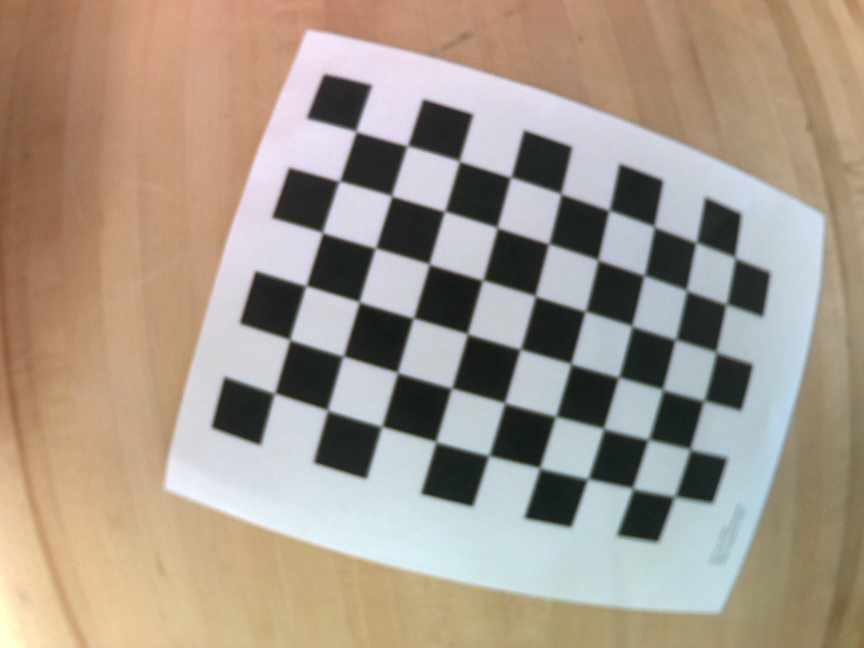
#> input picture calib/2024-06-26-153345.jpg, 2592 x 1944 px (shown at 1/3 size)
$ python calibrate.py
#> lines starting #> are read from the running program, lines starting #| are printed output that depends on the picture
import cv2
import numpy as np
import os
import glob
import pipeline
import json
from pipeline import *

def calibrate(image_path, output_path):
    """
    image_path: where the pictures of the chessboard are
    output_path: file to store the calibration in
    https://docs.opencv.org/4.x/dc/dbb/tutorial_py_calibration.html
    """
#> called with image_path = './calib/', output_path = './calibrate'
    print("Calibrating camera from images...")
    CHECKERBOARD = (6,9)
    criteria = (cv2.TERM_CRITERIA_EPS + cv2.TERM_CRITERIA_MAX_ITER, 30, 0.001)
    objpoints = []
    imgpoints = []
    objp = np.zeros((1, CHECKERBOARD[0] * CHECKERBOARD[1], 3), np.float32)
    objp[0,:,:2] = np.mgrid[0:CHECKERBOARD[0], 0:CHECKERBOARD[1]].T.reshape(-1, 2)
    prev_img_shape = None
    images = glob.glob(image_path + '*.jpg')
    for fname in images:
        img = cv2.imread(fname)
#> img is the input picture: shape (1944, 2592, 3); mean B, G, R 138.5, 152.5, 165.7
        gray = cv2.cvtColor(img,cv2.COLOR_BGR2GRAY)
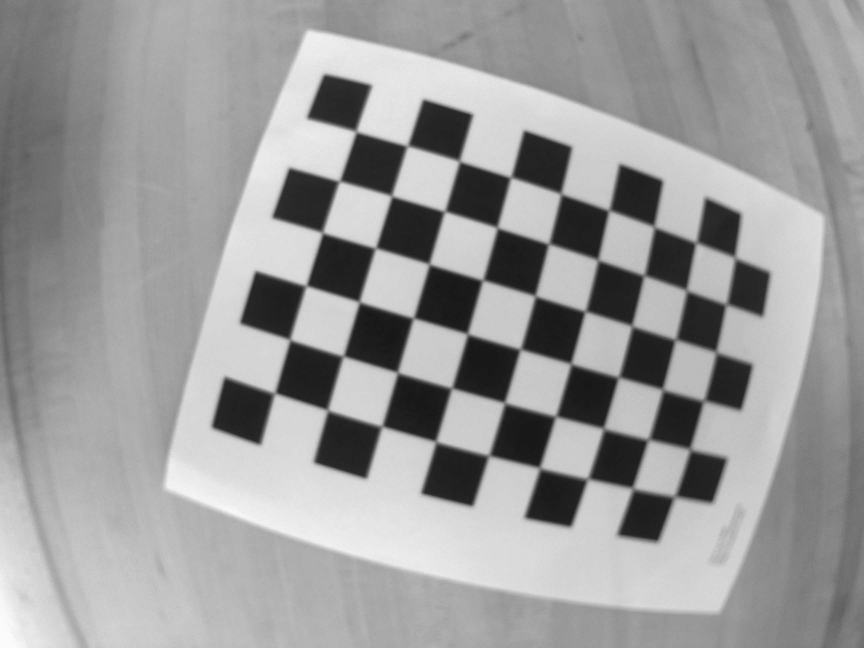
#> gray: shape (1944, 2592) (shown at 1/3 size); min 21, max 252, mean 154.9
        ret, corners = cv2.findChessboardCorners(gray, CHECKERBOARD, cv2.CALIB_CB_ADAPTIVE_THRESH + cv2.CALIB_CB_FAST_CHECK + cv2.CALIB_CB_NORMALIZE_IMAGE)
#> ret = True; corners = 54 rows, first 8: [824.5, 1180.5], [870.5, 1020.5], [919, 858], [968.5, 699], [1018.5, 544], [1069, 396], [983.5, 1231.5], [1030.5, 1069.5]
        if ret:
            objpoints.append(objp)
            corners2 = cv2.cornerSubPix(gray, corners, (11,11),(-1,-1), criteria)
#> corners2 = 54 rows, first 8: [827.1, 1178.7], [871.9, 1020.1], [920.9, 857.8], [969.6, 699.8], [1020.9, 544.6], [1070.4, 397.2], [984.4, 1229.1], [1032.1, 1068.5]
            imgpoints.append(corners2)
            img = cv2.drawChessboardCorners(img, CHECKERBOARD, corners2, ret)
#> pass 2 of the loop in calibrate, `for fname in images:`:
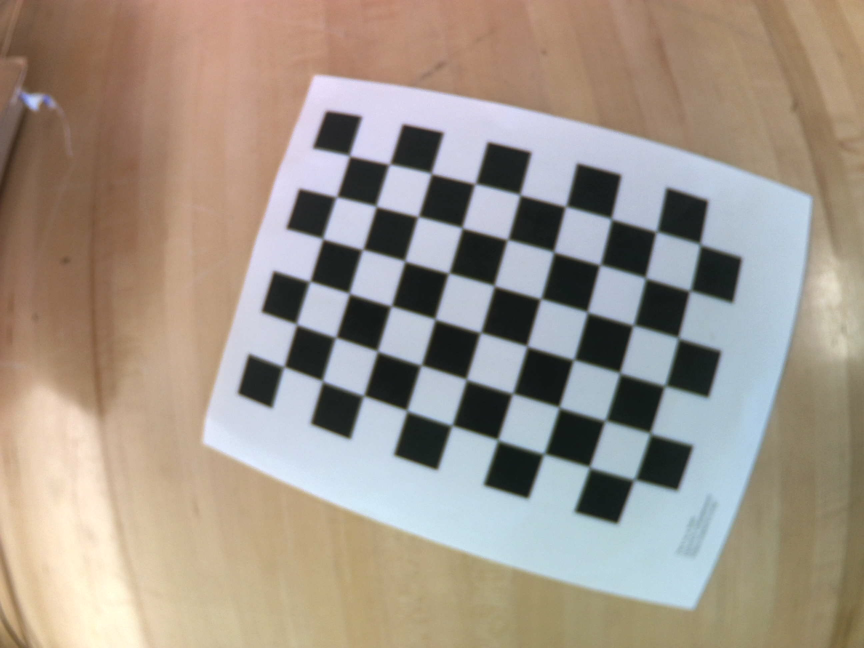
#> input picture calib/2024-06-26-153356.jpg, 2592 x 1944 px (shown at 1/3 size)
#> in calibrate, img is the input picture: shape (1944, 2592, 3); mean B, G, R 137.5, 149.3, 160.6
#> in calibrate, `gray = cv2.cvtColor(img,cv2.COLOR_BGR2GRAY)`:
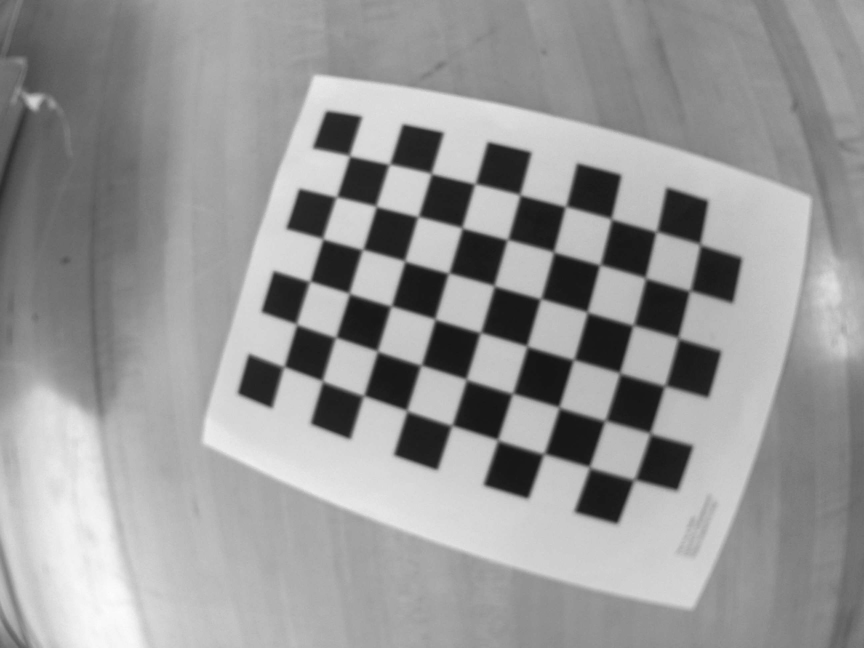
#> gray: shape (1944, 2592) (shown at 1/3 size); min 17, max 252, mean 151.4
#> corners = 54 rows, first 8: [852.5, 1101], [890, 974], [930, 845], [969, 717.5], [1010, 591], [1049.5, 468.5], [967, 1143.5], [1007.5, 1013]
#> corners2 = 54 rows, first 8: [854.5, 1099.7], [892.2, 974.4], [932.4, 844.4], [970.3, 718], [1011.8, 591.5], [1050.9, 470], [968.6, 1141.6], [1009.6, 1012.4]
#> pass 3 of the loop in calibrate, `for fname in images:`:
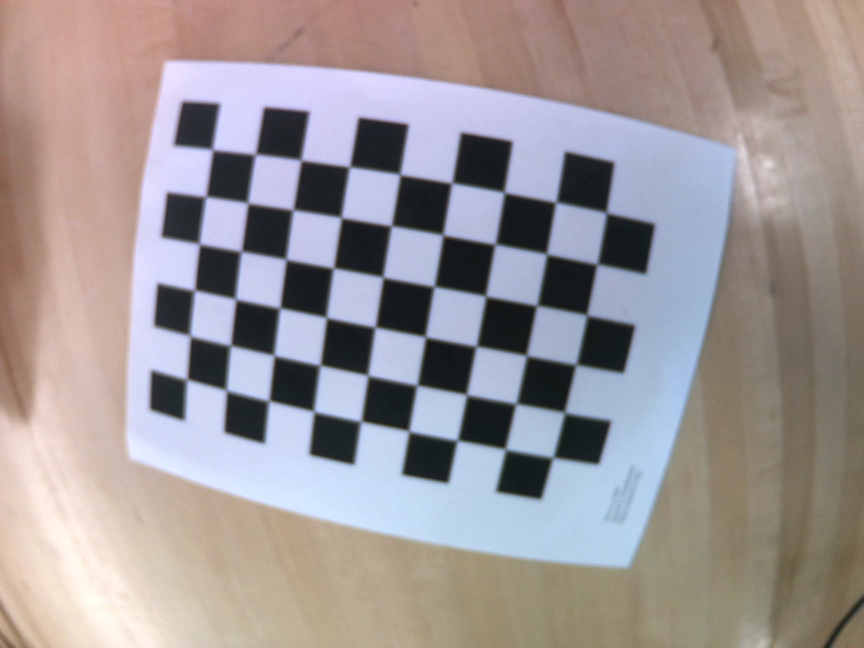
#> input picture calib/2024-06-26-153401.jpg, 2592 x 1944 px (shown at 1/3 size)
#> in calibrate, img is the input picture: shape (1944, 2592, 3); mean B, G, R 151.5, 149.8, 157.8
#> in calibrate, `gray = cv2.cvtColor(img,cv2.COLOR_BGR2GRAY)`:
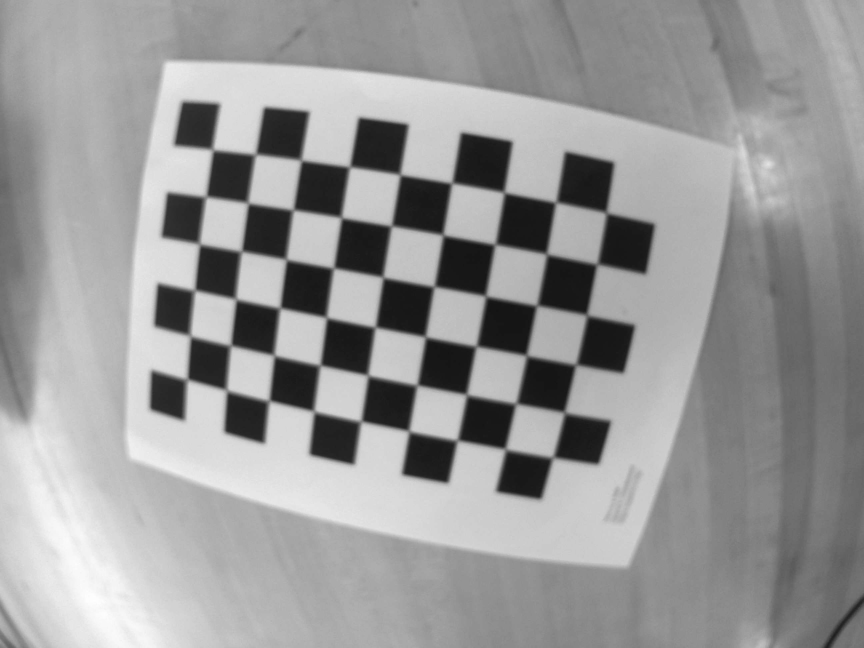
#> gray: shape (1944, 2592) (shown at 1/3 size); min 18, max 254, mean 152.4
#> corners = 54 rows, first 8: [561.5, 1139.5], [575, 1016], [588, 869], [598.5, 733], [618.5, 590.5], [638.5, 450.5], [679.5, 1172], [692, 1037.5]
#> corners2 = 54 rows, first 8: [565.6, 1137.3], [575.1, 1010.5], [587.8, 870.7], [602, 734.7], [622, 590.3], [642.1, 452.1], [682.5, 1170.9], [696, 1036.3]
    h,w = img.shape[:2]
#> h = 1944; w = 2592
    ret, mtx, dist, rvecs, tvecs = cv2.calibrateCamera(objpoints, imgpoints, gray.shape[::-1], None, None)
#> ret = 1.54; mtx = [[1910.7, 0, 1245.4], [0, 1912.2, 876.8], [0, 0, 1]]; dist = [[-0.427, 0.206, -0.000968, 0.00014, 0.0838]]; rvecs = ([-0.0439, -0.0877, -1.28], [-0.273, 0.14, -1.27], [0.0241, 0.198, -1.39]); tvecs = ([-2.5, 1.8, 11.05], [-2.93, 1.68, 14], [-5.01, 1.92, 13.17])
    print("Done!")
    np.savez(output_path, mtx, dist)
    print("Saved calibration to", output_path)

if __name__ == "__main__":
    calibrate("./calib/", "./calibrate")
